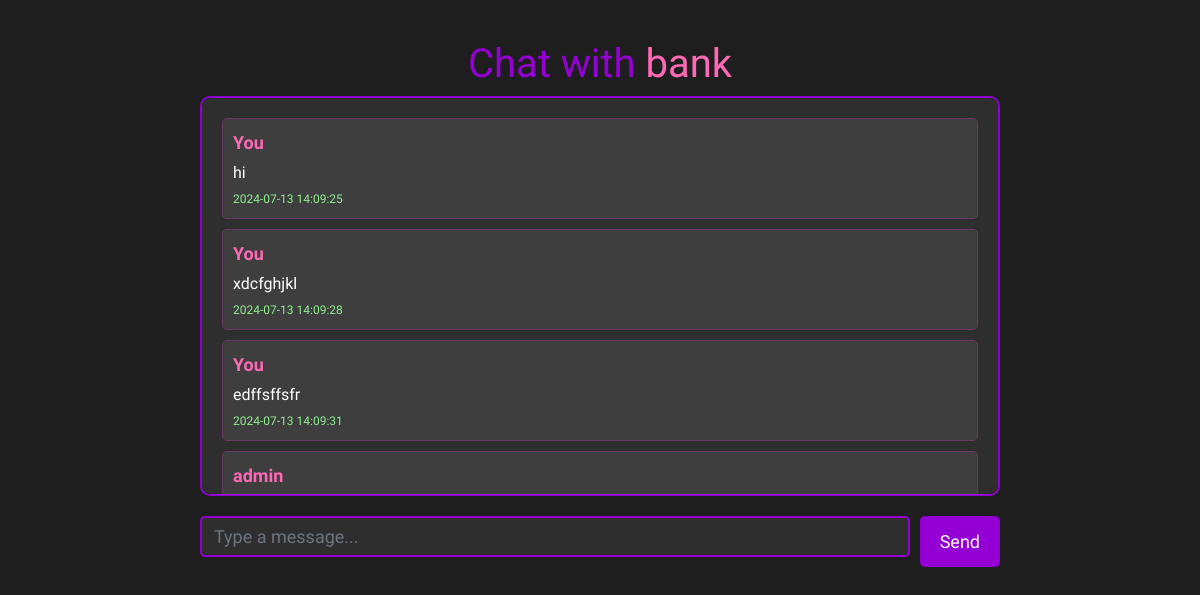
Screenshot of /chat?friend_id=2 (signed in) with the database file from the repository.
### tables this page shows
CREATE TABLE USERS (
            user_id TEXT PRIMARY KEY,
            name TEXT,
            email TEXT,
            city TEXT,
            country TEXT,
            phone TEXT,
            age INTEGER CHECK(age >= 9 AND age <= 120),
            password TEXT,
            balance INTEGER DEFAULT 0,
            is_artist BOOLEAN DEFAULT 0,
            is_premium BOOLEAN DEFAULT 0
        );

CREATE TABLE messages (
    sender_id TEXT REFERENCES users(id),
    receiver_id TEXT REFERENCES users(id),
    text TEXT NOT NULL,
    date TIMESTAMP DEFAULT CURRENT_TIMESTAMP
    );

### app.py (the view, shortened to what this page needs)
@app.route('/chat', methods=['GET', 'POST'])
def chat():
    current_user_id = session.get('user_id')
    friend_id = request.args.get('friend_id')
    if not current_user_id or not friend_id:
        return redirect(url_for('follows'))
    conn = get_db_connection()
    cursor = conn.cursor()
    cursor.execute("SELECT name FROM users WHERE user_id = ?", (friend_id,))
    friend_name = cursor.fetchone()['name']
    cursor.execute("""
        SELECT m.text, m.date, u.name AS sender_name
        FROM messages m
        JOIN users u ON m.sender_id = u.user_id
        WHERE (m.sender_id = ? AND m.receiver_id = ?) OR (m.sender_id = ? AND m.receiver_id = ?)
        ORDER BY m.date ASC
    """, (current_user_id, friend_id, friend_id, current_user_id))
    messages = cursor.fetchall()
    conn.close()
    return render_template('chat.html', friend_name=friend_name, friend_id=friend_id, messages=messages)

### app.py (called while the page is built)
def get_db_connection():
    conn = sqlite3.connect('database.db')
    conn.row_factory = sqlite3.Row
    return conn

### templates/chat.html (shortened to what this page needs)
<!DOCTYPE html>
<html>
  <head>
    <link rel="stylesheet" href="https://stackpath.bootstrapcdn.com/bootstrap/4.5.2/css/bootstrap.min.css" />
  </head>
  <body>
    <div class="chat-container">
      <h1>Chat with <span style="color: #ff69b4;">{{ friend_name }}</span></h1>
      <div class="chat-box">
        {% for message in messages %}
        <div class="message">
          <div class="sender">
            {% if message['sender_name'] == friend_name %}
            You
            {% else %}
            {{ message['sender_name'] }}
            {% endif %}
          </div>
          <div class="text">{{ message['text'] }}</div>
          <div class="date">{{ message['date'] }}</div>
        </div>
        {% endfor %}
      </div>
      <form action="{{ url_for('send_message') }}" method="post" class="send-message-form">
        <input type="text" name="text" class="form-control" placeholder="Type a message..." required>
        <button type="submit" class="btn btn-send">Send</button>
      </form>
    </div>
  </body>
</html>

### templates/chat.html (style rules this page uses)
body { background-color: #1e1e1f; color: #ffffff; display: flex; flex-direction: column; justify-content: center; align-items: center; border-radius: 5px; font-family: 'Lobster', cursive; padding: 20px; }
h1, h2, h3 { color: #9400d3; text-align: center; }
.chat-container { width: 100%; max-width: 800px; margin-top: 20px; }
.chat-box { background-color: #2e2e2f; padding: 20px; border-radius: 10px; margin-bottom: 20px; overflow-y: auto; max-height: 400px; border: 2px solid #9400d3; }
.message { background-color: #3e3e3f; padding: 10px; border-radius: 5px; margin-bottom: 10px; border: 1px solid #6A3764; }
.message .sender { font-weight: bold; color: #ff69b4; font-size: 18px; }
.message .text { color: #ffffff; margin-top: 5px; }
.message .date { color: #90ee90; font-size: 12px; margin-top: 5px; }
.send-message-form { display: flex; justify-content: space-between; width: 100%; margin-top: 20px; }
.send-message-form input[type="text"] { flex-grow: 1; margin-right: 10px; padding: 12px; border: 2px solid #9400d3; border-radius: 5px; color: #ffffff; background-color: #2e2e2f; font-family: 'Lobster', cursive; font-size: 18px; }
.btn-send { background-color: #9400d3; color: #ffffff; border: none; padding: 12px 20px; border-radius: 5px; cursor: pointer; transition: background-color 0.3s ease; font-family: 'Lobster', cursive; font-size: 18px; }

### rows the page displays
USERS: name "bank"
messages: shows "You", text "hi", date "2024-07-13 14:09:25"
messages: shows "You", text "xdcfghjkl", date "2024-07-13 14:09:28"
messages: shows "You", text "edffsffsfr", date "2024-07-13 14:09:31"
messages: sender_name "admin"
